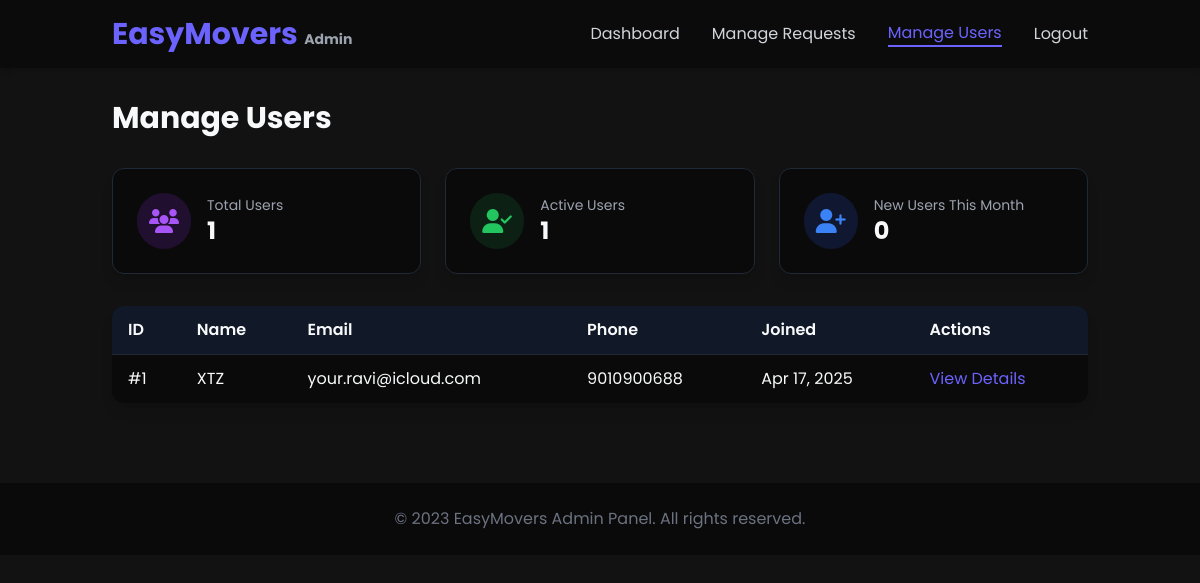
The page /manage_users.php (signed in) on the database its author committed.
### tables this page shows
CREATE TABLE `users` (
  `id` int(11) NOT NULL,
  `name` varchar(100) NOT NULL,
  `email` varchar(100) NOT NULL,
  `password` varchar(255) NOT NULL,
  `phone` varchar(20) DEFAULT NULL,
  `address` text DEFAULT NULL,
  `created_at` timestamp NOT NULL DEFAULT current_timestamp()
);

### manage_users.php (the view, shortened to what this page needs)
<?php
require_once 'db_connect.php';
$sql = "SELECT * FROM users ORDER BY created_at DESC";
$users = [];
if ($stmt = $pdo->prepare($sql)) {
    if ($stmt->execute()) {
        $users = $stmt->fetchAll(PDO::FETCH_ASSOC);
    }
}
$stats = [
    'total_users' => count($users),
    'active_users' => 0,
    'new_users_this_month' => 0
];
$sql = "SELECT COUNT(DISTINCT user_id) as active_users FROM moving_requests";
if ($stmt = $pdo->prepare($sql)) {
    if ($stmt->execute()) {
        $row = $stmt->fetch();
        $stats['active_users'] = $row['active_users'];
    }
}
$sql = "SELECT COUNT(*) as new_users FROM users WHERE created_at >= DATE_FORMAT(NOW() ,'%Y-%m-01')";
if ($stmt = $pdo->prepare($sql)) {
    if ($stmt->execute()) {
        $row = $stmt->fetch();
        $stats['new_users_this_month'] = $row['new_users'];
    }
}
?>
<!DOCTYPE html>
<html lang="en">
<head>
    <script src="https://cdn.tailwindcss.com"></script>
    <link rel="stylesheet" href="https://cdnjs.cloudflare.com/ajax/libs/font-awesome/6.4.0/css/all.min.css">
</head>
<body class="bg-dark min-h-screen">
    <nav class="bg-darker bg-opacity-90 py-4 shadow-md">
        <div class="container mx-auto px-6">
            <div class="flex items-center justify-between">
                <a href="index.php" class="text-3xl font-bold text-primary">EasyMovers <span class="text-sm text-gray-400">Admin</span></a>
                <div class="hidden md:flex space-x-8 items-center">
                    <a href="dashboard.php" class="text-gray-300 hover:text-primary transition-colors">Dashboard</a>
                    <a href="manage_requests.php" class="text-gray-300 hover:text-primary transition-colors">Manage Requests</a>
                    <a href="manage_users.php" class="text-primary border-b-2 border-primary transition-colors">Manage Users</a>
                    <a href="admin_logout.php" class="text-gray-300 hover:text-primary transition-colors">Logout</a>
                </div>
            </div>
        </div>
    </nav>
    <div class="container mx-auto px-6 py-8">
        <h1 class="text-3xl font-bold mb-8">Manage Users</h1>
        <div class="grid grid-cols-1 md:grid-cols-3 gap-6 mb-8">
            <div class="bg-darker p-6 rounded-xl shadow-lg border border-gray-800">
                <div class="flex items-center">
                    <div class="p-3 rounded-full bg-purple-900 bg-opacity-30 text-purple-500">
                        <i class="fas fa-users text-2xl"></i>
                    </div>
                    <div class="ml-4">
                        <p class="text-gray-400 text-sm">Total Users</p>
                        <h3 class="text-2xl font-bold"><?php echo $stats['total_users']; ?></h3>
                    </div>
                </div>
            </div>
            <div class="bg-darker p-6 rounded-xl shadow-lg border border-gray-800">
                <div class="flex items-center">
                    <div class="p-3 rounded-full bg-green-900 bg-opacity-30 text-green-500">
                        <i class="fas fa-user-check text-2xl"></i>
                    </div>
                    <div class="ml-4">
                        <p class="text-gray-400 text-sm">Active Users</p>
                        <h3 class="text-2xl font-bold"><?php echo $stats['active_users']; ?></h3>
                    </div>
                </div>
            </div>
            <div class="bg-darker p-6 rounded-xl shadow-lg border border-gray-800">
                <div class="flex items-center">
                    <div class="p-3 rounded-full bg-blue-900 bg-opacity-30 text-blue-500">
                        <i class="fas fa-user-plus text-2xl"></i>
                    </div>
                    <div class="ml-4">
                        <p class="text-gray-400 text-sm">New Users This Month</p>
                        <h3 class="text-2xl font-bold"><?php echo $stats['new_users_this_month']; ?></h3>
                    </div>
                </div>
            </div>
        </div>
        <div class="bg-darker rounded-xl shadow-lg overflow-hidden">
            <table class="min-w-full">
                <thead>
                    <tr class="bg-gray-900 text-left">
                        <th class="py-3 px-4 font-semibold">ID</th>
                        <th class="py-3 px-4 font-semibold">Name</th>
                        <th class="py-3 px-4 font-semibold">Email</th>
                        <th class="py-3 px-4 font-semibold">Phone</th>
                        <th class="py-3 px-4 font-semibold">Joined</th>
                        <th class="py-3 px-4 font-semibold">Actions</th>
                    </tr>
                </thead>
                <tbody>
                    <?php if (empty($users)): ?>
                        <tr>
                            <td colspan="6" class="py-4 px-4 text-center text-gray-400">No users found.</td>
                        </tr>
                    <?php else: ?>
                        <?php foreach ($users as $user): ?>
                            <tr class="border-t border-gray-800">
                                <td class="py-3 px-4">#<?php echo $user['id']; ?></td>
                                <td class="py-3 px-4"><?php echo htmlspecialchars($user['name']); ?></td>
                                <td class="py-3 px-4"><?php echo htmlspecialchars($user['email']); ?></td>
                                <td class="py-3 px-4"><?php echo htmlspecialchars($user['phone'] ?? 'Not provided'); ?></td>
                                <td class="py-3 px-4"><?php echo date('M d, Y', strtotime($user['created_at'])); ?></td>
                                <td class="py-3 px-4">
                                    <a href="view_user.php?id=<?php echo $user['id']; ?>" class="text-primary hover:underline">View Details</a>
                                </td>
                            </tr>
                        <?php endforeach; ?>
                    <?php endif; ?>
                </tbody>
            </table>
        </div>
    </div>
    <footer class="bg-darker py-6 mt-12">
        <div class="container mx-auto px-6">
            <p class="text-center text-gray-500">&copy; 2023 EasyMovers Admin Panel. All rights reserved.</p>
        </div>
    </footer>
</body>
</html>

### manage_users.php (style rules this page uses)
body { font-family: 'Poppins', sans-serif; background-color: #121212; color: #f8f9fa; }

### rows shown on the page
users: id "1", name "XTZ", email "your.ravi@icloud.com", phone "9010900688", created_at "Apr 17, 2025"

### other values the page prints
$stats['total_users'] "1"
$stats['active_users'] "1"
$stats['new_users_this_month'] "0"
